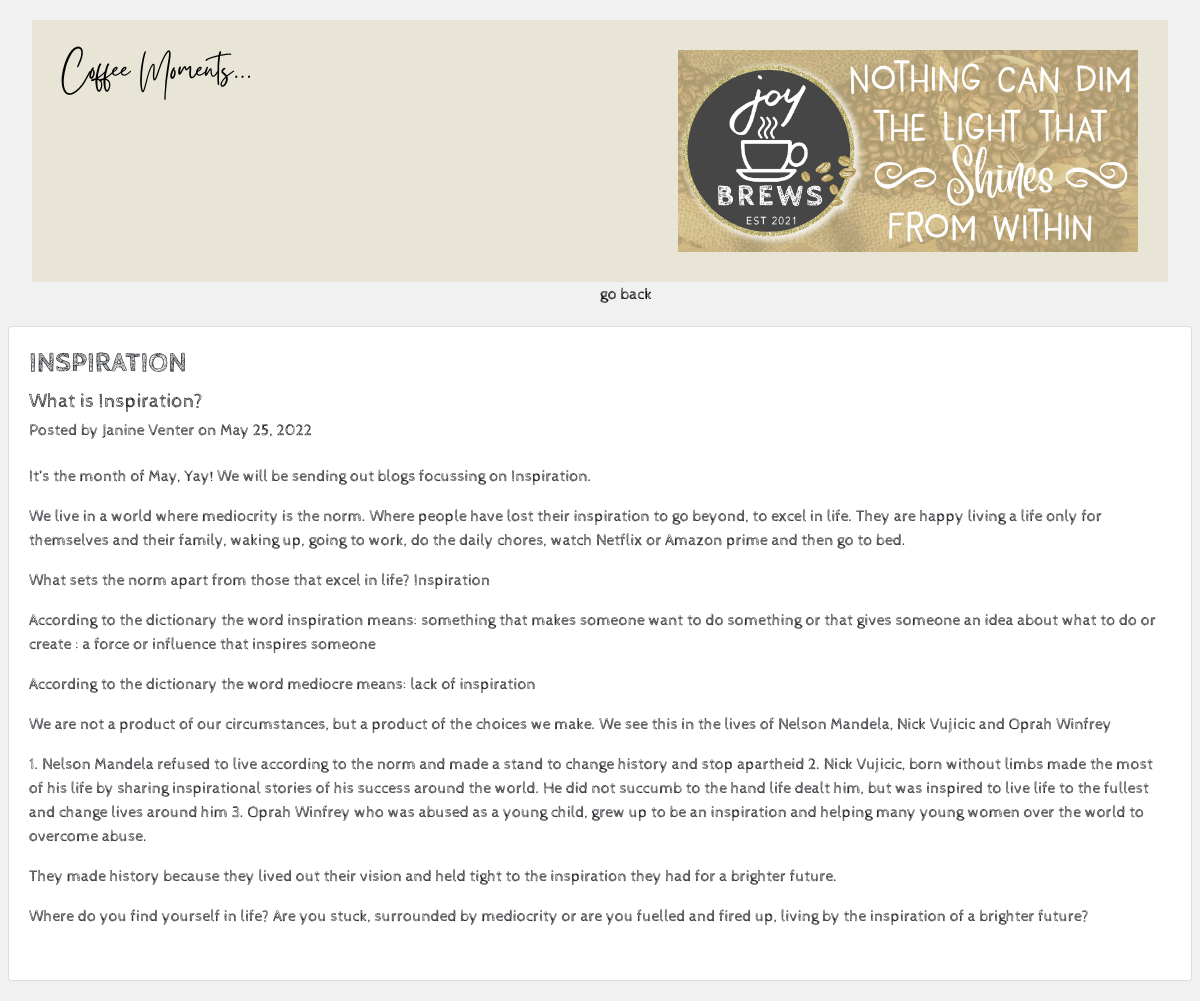
/post/1, run on the app's committed database.
### app.py (models this page shows)
class Blogpost(dbalc.Model):
    id = dbalc.Column(dbalc.Integer, primary_key=True)
    title = dbalc.Column(dbalc.String(50))
    subtitle = dbalc.Column(dbalc.String(50))
    author = dbalc.Column(dbalc.String(20))
    date_posted = dbalc.Column(dbalc.DateTime)
    content = dbalc.Column(dbalc.Text)

### app.py (the view)
@app.route("/post/<int:post_id>")
def post(post_id):
    post = Blogpost.query.filter_by(id=post_id).one()
    return render_template("post.html", post=post)

### templates/post.html (shortened to what this page needs)
<!DOCTYPE html>
<html lang="en">
    <head>
        <link href="https://cdn.jsdelivr.net/npm/bootstrap@5.1.3/dist/css/bootstrap.min.css" rel="stylesheet">
        <link href="https://cdnjs.cloudflare.com/ajax/libs/font-awesome/6.0.0/css/all.min.css" rel="stylesheet"/>
        <link rel="stylesheet" href="https://cdn.jsdelivr.net/npm/bootstrap-icons@1.8.1/font/bootstrap-icons.css">
        <link href="/static/cmstyles.css" rel="stylesheet">
    </head>
    <body>
        <div class="container-fluid">
            <div class="header">
              <div class="d-flex me-auto text-black">
                <h1>Coffee Moments...</h1>
              </div>
              <div class="d-flex ms-auto">
                <img src="/static/pics/pics/JBS.jpg" alt="JBS" class="img-fluid" width="460px">
              </div>
            </div>
          </div>
        <a href="/coffeemoments" style="text-decoration: none; color: black; margin-left: 50%;">go back</a>
        <div class="row">
            <div class="card">
              <h3 style="font-family: 'cabinsketchbold', 'Times New Roman', Times, serif;">{{ post.title }}</h3>
              <h5>{{ post.subtitle }}</h5>
              <h6>Posted by {{ post.author }} on {{ post.date_posted.strftime('%B %d, %Y') }}</h6>
              <p style="text-align: justify">{{ post.content | safe }}</p>
            </div>
        </div>
    </body>
</html>

### static/cmstyles.css (style rules this page uses)
body { font-family: 'cabin_sketchregular', 'Times New Roman', Times, serif; padding: 20px; background: #f1f1f1; }
.header { padding: 30px; font-family: 'gistesyregular', 'Times New Roman', Times, serif; display: flex; background-color: #c7b97636; }
.card { background-color: white; padding: 20px; margin-top: 20px; }
.row:after { content: ""; display: table; clear: both; }

### data on the page
Blogpost: title "INSPIRATION", subtitle "What is Inspiration?", author "Janine Venter", date_posted "May 25, 2022", content "It’s the month of May, Yay! We will be sending out blogs focussing on Inspiration. We live in a world where mediocrity is the norm. Where people have lost their inspiration to go beyond, to excel in life. They are happy living a life only for themselves and their family, waking up, going to work, do the daily chores, watch Netflix or Amazon prime and then go to bed. What sets the norm apart from those that excel in life? Inspiration According to the dictionary the word inspiration means: something that makes someone want to do something or that gives someone an idea about what to do or create : a force or influence that inspires someone According to the dictionary the word mediocre means:…"
